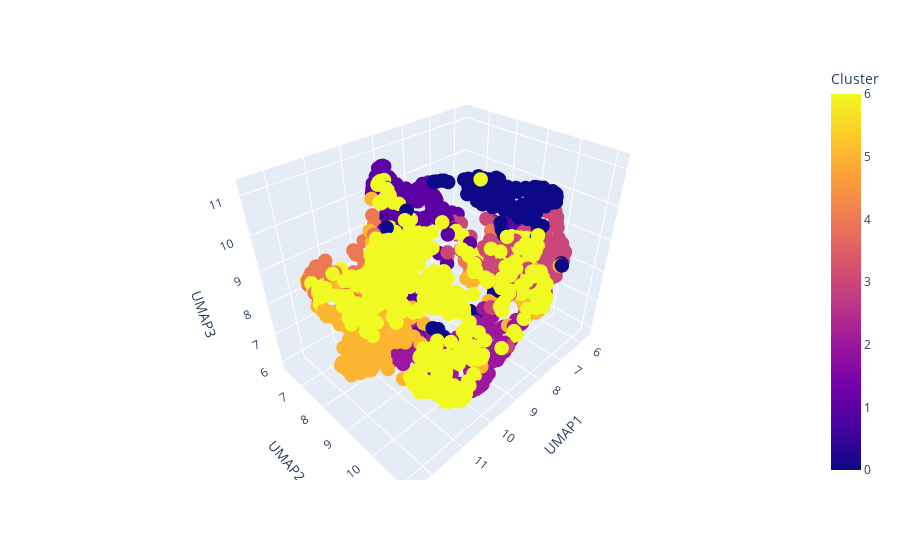

The notebook cell saved with this chart:
### Code cell
umap_reducer_3d = umap.UMAP(random_state=42, n_neighbors=15, min_dist=0.1, n_components=3)
umap_embedding_3d = umap_reducer_3d.fit_transform(quality_scaled)
# Use Plotly for 3D visualization
import plotly.express as px
umap_df_3d = pd.DataFrame(umap_embedding_3d, columns=['UMAP1', 'UMAP2', 'UMAP3'])
umap_df_3d['Cluster'] = clusters
fig = px.scatter_3d(umap_df_3d, x='UMAP1', y='UMAP2', z='UMAP3', color='Cluster')
fig.update_traces(marker=dict(size=5))
fig.show()

### Figure 1 — Plotly figure (JSON) as saved in the notebook; plotly's stock layout.template omitted (floating-point values rounded to 4 significant figures; data arrays with more than 128 entries replaced by an {"elided": "..."} marker saying what was removed)
{"data": [{"hovertemplate": "UMAP1=%{x}<br>UMAP2=%{y}<br>UMAP3=%{z}<br>Cluster=%{marker.color}<extra></extra>", "legendgroup": "", "marker": {"color": {"elided": "1957 int values"}, "coloraxis": "coloraxis", "size": 5, "symbol": "circle"}, "mode": "markers", "name": "", "scene": "scene", "showlegend": false, "type": "scatter3d", "x": {"elided": "1957 float values"}, "y": {"elided": "1957 float values"}, "z": {"elided": "1957 float values"}}], "layout": {"coloraxis": {"colorbar": {"title": {"text": "Cluster"}}, "colorscale": [[0, "#0d0887"], [0.1111, "#46039f"], [0.2222, "#7201a8"], [0.3333, "#9c179e"], [0.4444, "#bd3786"], [0.5556, "#d8576b"], [0.6667, "#ed7953"], [0.7778, "#fb9f3a"], [0.8889, "#fdca26"], [1, "#f0f921"]]}, "legend": {"tracegroupgap": 0}, "margin": {"t": 60}, "scene": {"domain": {"x": [0, 1], "y": [0, 1]}, "xaxis": {"title": {"text": "UMAP1"}}, "yaxis": {"title": {"text": "UMAP2"}}, "zaxis": {"title": {"text": "UMAP3"}}}}}
